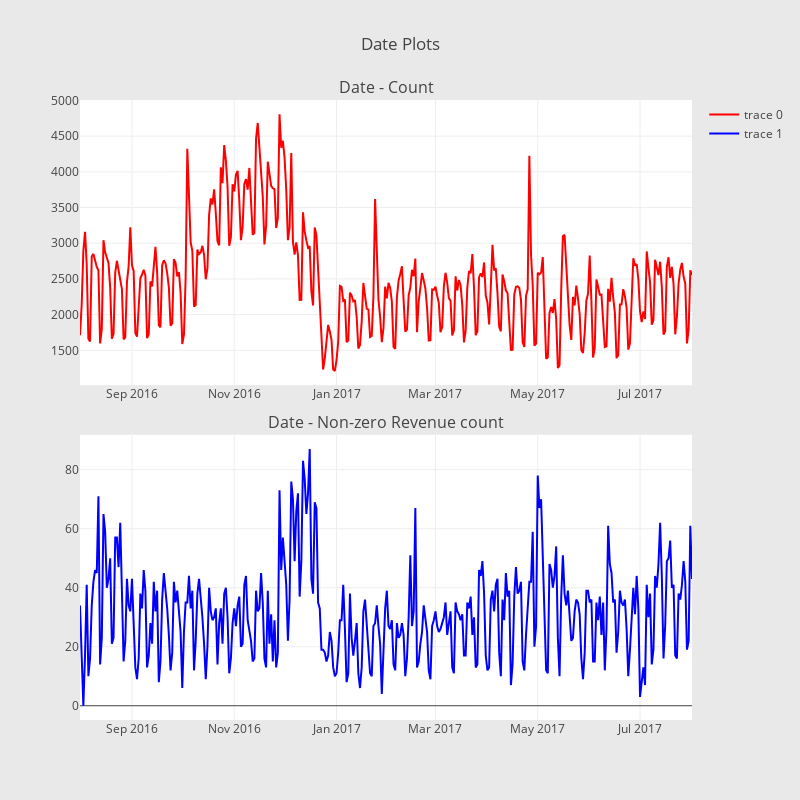

Notebook code for this chart:
### Code cell
trace1 = scatter_plot(agg_df['count'], 'red')
trace2 = scatter_plot(agg_df['count of non-zero revenue'], 'blue')

fig = tools.make_subplots(rows=2, cols=1, vertical_spacing=0.08,
                          subplot_titles=["Date - Count", "Date - Non-zero Revenue count"])

fig.append_trace(trace1, 1, 1)
fig.append_trace(trace2, 2, 1)

fig['layout'].update(height=800, width=800, paper_bgcolor='rgb(233,233,233)', title="Date Plots")
py.iplot(fig, filename='date-plots')

### Figure 1 — Plotly figure (JSON) as saved in the notebook; plotly's stock layout.template omitted (floating-point values rounded to 4 significant figures; data arrays with more than 128 entries replaced by an {"elided": "..."} marker saying what was removed)
{"data": [{"marker": {"color": "red"}, "showlegend": true, "type": "scatter", "uid": "48a3908d-20ca-4648-b703-e4b8578664cf", "x": {"elided": "366 str values"}, "xaxis": "x", "y": {"elided": "366 int values"}, "yaxis": "y"}, {"marker": {"color": "blue"}, "showlegend": true, "type": "scatter", "uid": "892a8317-41ac-4a6c-ac97-c5a778bf5aae", "x": {"elided": "366 str values"}, "xaxis": "x2", "y": {"elided": "366 int values"}, "yaxis": "y2"}], "layout": {"annotations": [{"font": {"size": 16}, "showarrow": false, "text": "Date - Count", "x": 0.5, "xanchor": "center", "xref": "paper", "y": 1, "yanchor": "bottom", "yref": "paper"}, {"font": {"size": 16}, "showarrow": false, "text": "Date - Non-zero Revenue count", "x": 0.5, "xanchor": "center", "xref": "paper", "y": 0.46, "yanchor": "bottom", "yref": "paper"}], "height": 800, "paper_bgcolor": "rgb(233,233,233)", "title": "Date Plots", "width": 800, "xaxis": {"anchor": "y", "domain": [0, 1]}, "xaxis2": {"anchor": "y2", "domain": [0, 1]}, "yaxis": {"anchor": "x", "domain": [0.54, 1]}, "yaxis2": {"anchor": "x2", "domain": [0, 0.46]}}}
